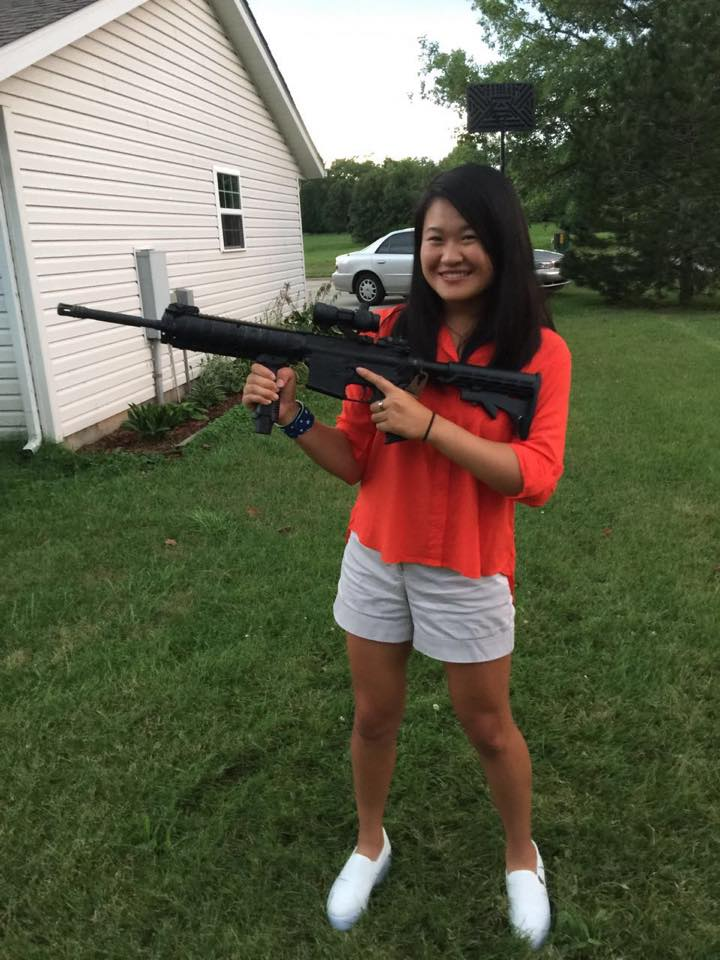
#> input picture opencv-1-image_histograms/alice_with_rifle2.jpg, 720 x 960 px
$ python grayscale_histogram.py --image alice_with_rifle2.jpg
#> lines starting #> are read from the running program, lines starting #| are printed output that depends on the picture
# https://pyimagesearch.com/2021/04/28/opencv-image-histograms-cv2-calchist/?_ga=2.254649999.680671124.1701662763-1842902230.1698424416
from matplotlib import pyplot as plt
import argparse
import cv2

ap = argparse.ArgumentParser()
ap.add_argument("-i", "--image", required=True, help="path to image")
args = vars(ap.parse_args())

image = cv2.imread(args["image"])
#> image is the input picture: shape (960, 720, 3); mean B, G, R 77.4, 98.5, 98.6
image = cv2.cvtColor(image, cv2.COLOR_BGR2GRAY)
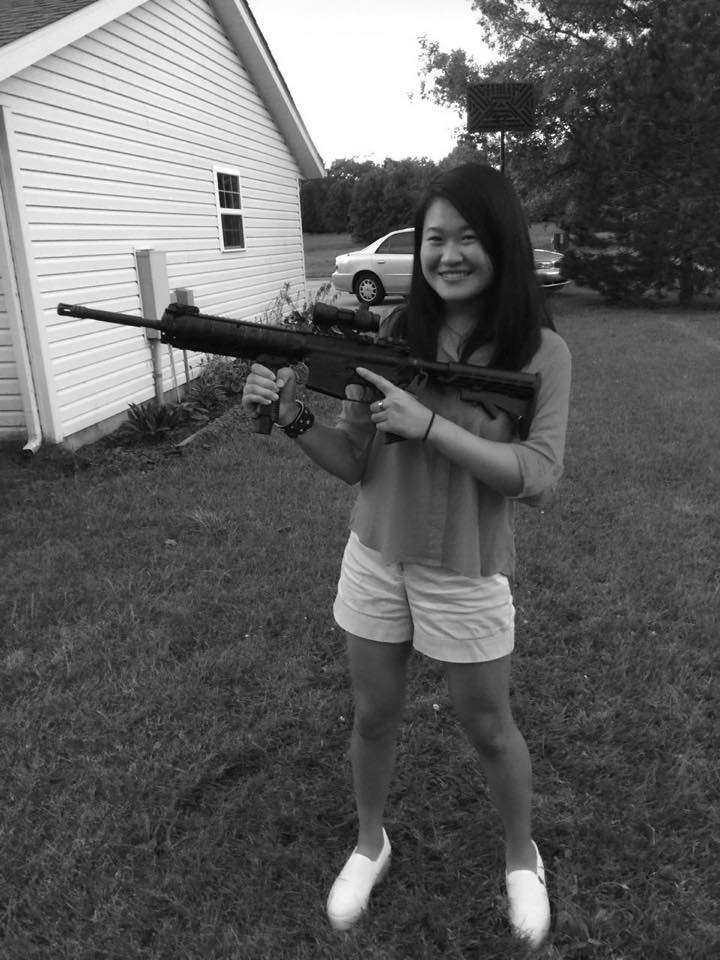
#> image: shape (960, 720); min 0, max 255, mean 96.1

# cv2.calcHist:
# Used to construct a histogram for an input image. The input image can be a grayscale image
# with only one channel, or a colored image with 3 channels
# inputs:
# 1 image: the image that the histogram will be computed for
# 2 channels: a list of indices, where the indices of the channels that the histogram is computed for is specified
# 3 mask: a mask that can be used to mask the input region. If a mask is provided, the histogram will be computed for the un-masked region.
# input mask as None if there is no mask
# 4 histSize: a list of the number of bins used when computing the histogram. the Nth item in the list refers to the bins in the Nth dimension of the histogram
# 5 ranges: the range of possible values in the histogram, expressed as [a, b], where the value b is NON-inclusive
# output: an array of values representing the "frequency"
hist = cv2.calcHist([image], [0], None, [256], [0, 256])
#> hist = 256 values, max 17430 at index 255, min 4 at index 0, mean 2700

# matplotlib expects RGB images
plt.figure()
plt.axis("off")
plt.imshow(cv2.cvtColor(image, cv2.COLOR_GRAY2RGB))

plt.figure()
plt.title("grayscale histogram")
plt.xlabel("bins")
plt.ylabel("# pixels")
plt.plot(hist)
plt.xlim([0, 256])

# divide each value in the histogram by its sum to get a percentage
hist = hist / hist.sum()
#> hist = 256 values, max 0.0252 at index 255, min 5.79e-06 at index 0, mean 0.00391
plt.figure()
plt.title("grayscale histogram (normalized)")
plt.xlabel("bins")
plt.ylabel("% pixels")
plt.plot(hist)
plt.xlim([0, 256])
plt.show()
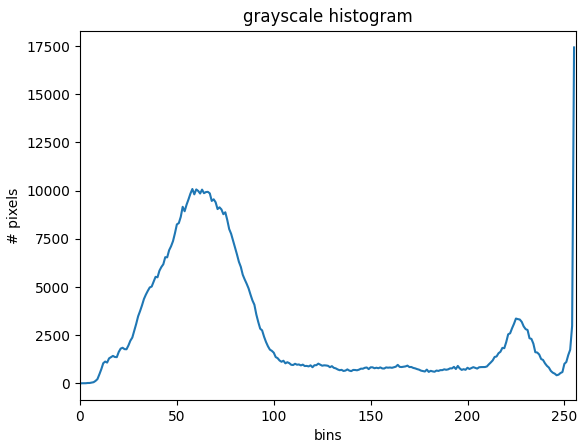
#> figure drawn by matplotlib, 1 panel; curve peaks at x = 255, y = 17430
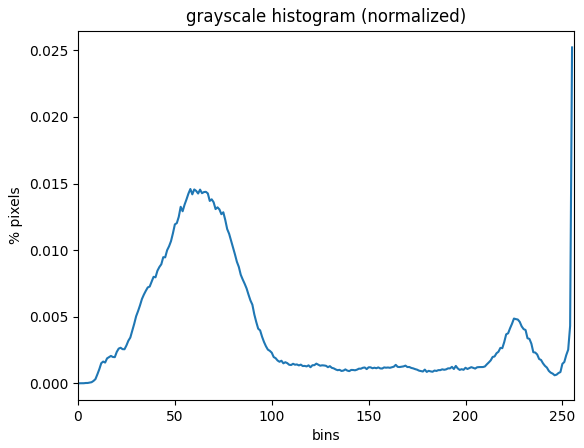
#> figure drawn by matplotlib, 1 panel; curve peaks at x = 255, y = 0.0252
